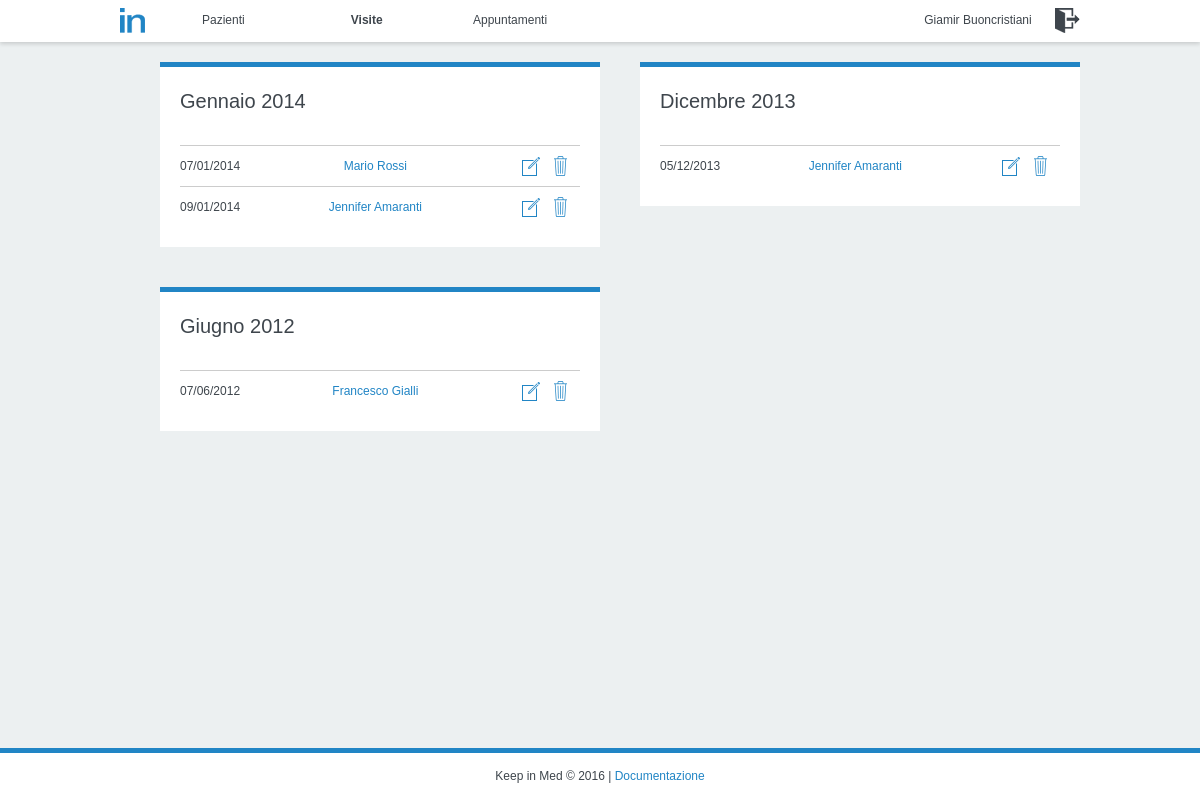
Screenshot of /php/visits.php (signed in) with the database file from the repository.
### tables this page shows
CREATE TABLE `Visit` (
  `Id_Visit` int(11) NOT NULL AUTO_INCREMENT,
  `Doctor` varchar(16) NOT NULL,
  `Patient` varchar(16) NOT NULL,
  `DateTime` datetime NOT NULL,
  `Diagnosi` blob,
  `Ricetta` blob,
  PRIMARY KEY (`Id_Visit`),
  FOREIGN KEY(`Doctor`) REFERENCES `Doctor`(`CodFiscale`) ON DELETE CASCADE ON UPDATE CASCADE,
  FOREIGN KEY(`Patient`) REFERENCES `Patient`(`CodFiscale`) ON DELETE CASCADE ON UPDATE CASCADE
);

CREATE TABLE `Patient` (
  `CodFiscale` varchar(16) NOT NULL,
  `Password` varchar(40) NOT NULL,
  `Name` varchar(40) NOT NULL,
  `Surname` varchar(40) NOT NULL,
  `Email` varchar(40) NOT NULL,
  `Phone` varchar(40) NOT NULL,
  `Birthday` date NOT NULL,
  `Gender` varchar(1) NOT NULL,
  `Address` varchar(50) DEFAULT NULL,
  `City` varchar(40) DEFAULT NULL,
  `Province` varchar(40) DEFAULT NULL,
  `Region` varchar(50) DEFAULT NULL,
  `CAP` int(5) DEFAULT NULL,
  PRIMARY KEY (`CodFiscale`)
);

### php/visits.php (called while the page is built, shortened)
<?php
do_html_header('Visite', 'visits');
do_html_visits();
do_html_footer();
?>

### php/functions/constants.php (called while the page is built, shortened)
<?php
function convert_datetime_to_stamp($datetime){
	$datetimearray = explode (' ',$datetime);
	$date = $datetimearray[0];
	$yearmonthday = explode ('-',$date);
	$year = $yearmonthday[0]; $month = $yearmonthday[1]; $day = $yearmonthday[2];
	$date = implode(array($day, $month, $year),'/');
	$time=null; $hour=null; $minute=null;
	if(sizeof($datetimearray)>1){
		$time = $datetimearray[1];
		$hourminutesecond = explode (':',$time);
		$hour = $hourminutesecond[0]; $minute = $hourminutesecond[1];
		$time = implode(array($hour, $minute),':');
	}
	$result = array ("year" => $year, "month" => $month, "day" => $day, "hour" => $hour, "minute" => $minute, "date" => $date, "time" => $time);
	return $result;
}
?>

### php/functions/profiles_fns.php (called while the page is built, shortened)
<?php
function get_profile_info($codfiscale){
	$conn = db_connect();
	$doctor = $conn->query("select *
  							from Doctor
                        	where CodFiscale='$codfiscale'");
	$patient = $conn->query("select *
  							from Patient
                        	where CodFiscale='$codfiscale'");
  	$row=null;
	if ($doctor->num_rows==1){
		$row=$doctor->fetch_assoc();
		$row['auth']=1;
	}
	else if ($patient->num_rows==1){
		$row=$patient->fetch_assoc();
		$row['auth']=2;
	}
	return $row;
}
?>

### php/functions/output_fns.php (the view, shortened to what this page needs)
<?php
function do_html_header($title='',$id=''){
?>
<!DOCTYPE HTML PUBLIC "-//W3C//DTD HTML 4.01//EN" "http://www.w3.org/TR/html4/strict.dtd">
<html lang="it">
<head>
	<link rel="stylesheet" type="text/css" href="<?php echo BASE_URL; ?>/css/<?php echo $id; ?>.css">
    <?php if($id!='login'){
		echo '<link rel="stylesheet" type="text/css" href="'.BASE_URL.'/css/menu.css">';
	}?>
</head>
<body id='<?php echo $id; ?>'>
<?php if($id!='login') do_html_menu();?>
    <div id='content'>
<?php
}
function do_html_footer(){
?>
	</div>
    <div id='footer'>
        <p>Keep in Med &copy; <?php echo date('Y'); ?> | <a href="<?php echo BASE_URL; ?>/html/documentation.html" title="Documentazione">Documentazione</a></p>
    </div>
</body>
</html>
<?php
}
?>
<?php
function do_html_menu(){
?>
        <div id="menu">
            <div id="menu-content">
                <ul id="navigation-left">
                    <li class="dashboard"><a href="dashboard.php" title="Dashboard"><span>Dashboard</span></a></li>
                    <?php if($_SESSION['auth']==1){ ?>
                    <li class="patients" title="Pazienti"><a href="patients.php">Pazienti</a></li>
                    <li class="visits"><a href="visits.php" title="Visite">Visite</a></li>
                    <li class="appointments"><a href="appointments.php" title="Appuntamenti">Appuntamenti</a></li>
                    <?php }?>
                </ul>
                <ul id="navigation-right">
                    <li class="profile <?php if($_GET['codfiscale']==$_SESSION['codfiscale']) echo 'active'; ?>"><a href="view_profile.php?codfiscale=<?php echo $_SESSION['codfiscale']; ?>" title="Profilo"><?php echo $_SESSION['name'].' '.$_SESSION['surname'] ?></a></li>
                    <li class="logout"><a href="javascript: void(0);" onclick="modalWindow=new Modal('logout','',260);" title="Esci"><span>Esci</span></a></li>
                </ul>
            </div>
        </div>
<?php
}
?>
<?php
function do_html_visits(){
$monthnames= unserialize(MONTHS);
$conn=db_connect();
$result=$conn->query("SELECT Id_Visit, Patient, DateTime, YEAR(DateTime) AS Y, MONTH(DateTime) AS M, DAY(DateTime) AS D
					  FROM Visit
					  ORDER BY Y DESC, M DESC, DateTime ASC");
if($result->num_rows!=0){
	$row=$result->fetch_assoc();
	for($i=0;$row && $i<12;$i++){
?>
	<?php if($i%2==0) echo '<div class="column clear">';
			else echo '<div class="column">'; ?>
        <div class="box list">
        <h2><?php echo $monthnames[$row['M']].' '.$row['Y']; ?></h2>
        <table>
<?php
		$row2=$row;
		for($j=0; $row['Y']==$row2['Y'] && $row['M']==$row2['M']; $j++){
			$datetime=convert_datetime_to_stamp($row2['DateTime']);
			$patient=get_profile_info($row2['Patient']);
?>
					<tr>
                    <td class="first"><?php echo $datetime['date']; ?></td>
                    <td><a href="view_profile.php?codfiscale=<?php echo $patient['CodFiscale']; ?>" title="Dettagli Paziente"><?php echo $patient['Name'].' '.$patient['Surname']; ?></a></td>
                    <td>
                    <a href="javascript: void(0)" onclick="modalWindow=new Modal('delete_visit',{'id_visit':'<?php echo $row2['Id_Visit']; ?>'},260);" class="delete" title="Elimina Visita"><span>Elimina Visita</span></a>
                    <a href="<?php echo BASE_URL.'/php/view_visit.php?id_visit='.$row2['Id_Visit']; ?>" class="modify" title="Vedi Visita"><span>Vedi Visita</span></a>
                    </td>
					</tr>
<?php
			$row2=$result->fetch_assoc();
		}
		$row=$row2;
?>
		</table>
		</div>
    </div>
<?php
	}
}
}
?>

### css/menu.css (style rules this page uses)
#menu { background: #fff; width: 100%; height: 42px; box-shadow: 0 2px 4px 0 rgba(0, 0, 0, 0.15); position:fixed; top: 0; display: block; text-align: center; }
#menu-content { width: 960px; margin: 0 auto; height: 100%; overflow: hidden; }
#menu-content a { color: #3e454c; text-decoration: none; }
ul#navigation-left { float: left; }
ul#navigation-left li { margin-right:10px; width:130px; }
ul#navigation-right { float: right; }
ul#navigation-right li { margin-left: 20px; width: auto; }
#menu-content li { list-style: none; display: inline; display: inline-block; text-align: center; padding: 8px 0 0 0; height: 42px; }
#menu-content li a { display: inline-block; height: 30px; }
#menu-content li.active a { font-weight: bold; border-bottom: 2px solid #2185c5; }
#menu-content li.dashboard, #menu-content li.logout { width: auto; }
#menu-content li.dashboard a { display: inline-block; background: transparent url('../images/icons/logo.png') no-repeat; width: 25px; height: 25px; vertical-align: middle; }
#menu-content li.logout a { display: inline-block; background: transparent url('../images/icons/logout.png') no-repeat; width: 25px; height: 25px; vertical-align: middle; }

### css/general.css (style rules this page uses)
html, body { background: #ecf0f1; font-family: sans-serif; font-weight: normal; font-size: 12px; color: #3e454c; min-height: auto; cursor: default; }
body { visibility: hidden; }
body { display:inline-block; }
body:after { content: " "; display: block; height: 0; clear: both; overflow: hidden; visibility: hidden; }
body { display:block; }
a { cursor: pointer; color: #2185c5; text-decoration: none; }
p { padding: 10px 0; }
h2 { font-size: 20px; }
table tr { margin: 20px 0; }
table td { padding: 5px; vertical-align: middle; }
#content { display:inline-block; }
#content:after { content: " "; display: block; height: 0; clear: both; overflow: hidden; visibility: hidden; }
#content { display:block; margin: 0 auto; padding: 0; width: 960px; }
#footer { background: #fff; border-top: 5px solid #2185c5; width: 100%; margin: 0 auto; padding: 5px 0; position: relative; display: block; text-align: center; }
.clear { clear: both; }
.column { margin: 0 40px; background: transparent; display:inline-block; float:left; width:400px; height:auto; }
.box { margin: 20px 0; padding: 20px; background:#fff; display:inline-block; float:left; width:100%; height:auto; border-top:5px solid #2185c5; }
.box h2 { font-size: 20px; padding-bottom: 30px; display: inline-block; }
.box table, .box table tr, .box table td { border:0; margin:0; padding:0; }
.box table td { padding: 5px 0 5px 0; }
.box table tr { display:block; }
.box .modify, .box .delete, .box .handle, .box .refresh, .box .add, .box .download { margin: 0 0 0 10px; display:block; float:right; width: 20px; height: 20px; overflow: hidden; }
.box .modify { background: transparent url('../images/icons/modify.png') no-repeat; }
.box .delete { background: transparent url('../images/icons/delete.png') no-repeat; }
.list table { width: 100%; }
.list table tr { border-top: 1px solid #ccc; padding: 10px 0; width: 100%; }
.list table td { display:inline-table; padding: 20px 0; width: 32%; text-align: center; }
.list table td.first { text-align: left; }

### rows the page displays
visit: M "Gennaio", Y "2014", DateTime "07/01/2014", Patient.Name "Mario", Patient.Surname "Rossi", visit.DateTime "09/01/2014", patient.Name "Jennifer", patient.Surname "Amaranti"
visit: M "Dicembre", Y "2013", DateTime "05/12/2013", Patient.Name "Jennifer", Patient.Surname "Amaranti"
visit: M "Giugno", Y "2012", DateTime "07/06/2012", Patient.Name "Francesco", Patient.Surname "Gialli"

### other values shown
$_SESSION['name'] "Giamir"
$_SESSION['surname'] "Buoncristiani"
